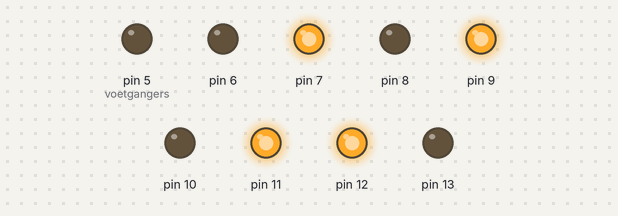
The sketch below on a simulated Arduino Uno, built with avr-gcc and run on an emulated ATmega328P. Shown: output pins drawn as LEDs (lit = HIGH).

Above: at 0.1 s.
At 5.7 s:
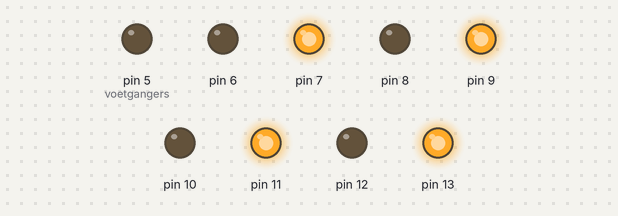
At 13.3 s:
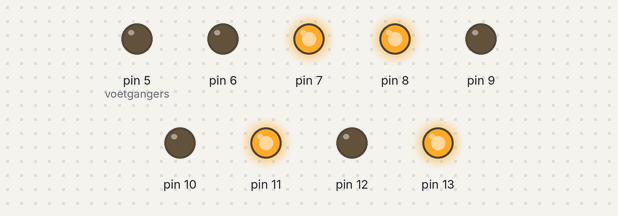
At 19.9 s:
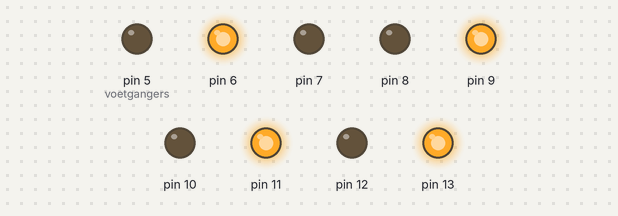
At 33.1 s:
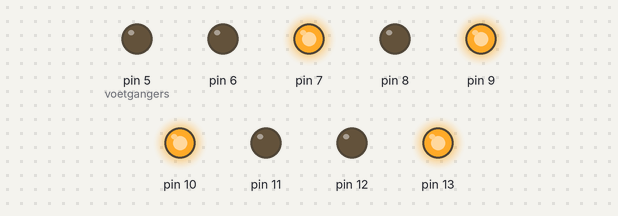
Timing chart, 0 to 40.0 s (numbered marks = the images above):
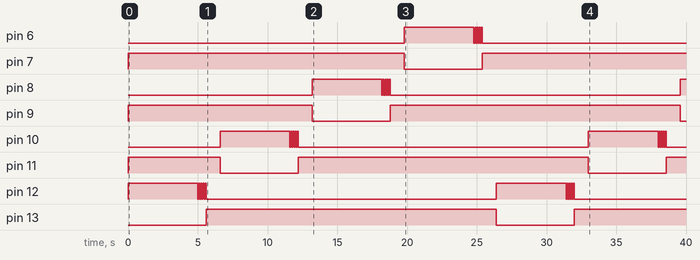

The sketch:

Basis_Opdracht-2_jan-STABLE.ino
```cpp
int routaltie;
int roulatie = 1;
void setup() {
  pinMode(13,OUTPUT);
  pinMode(12,OUTPUT);
  pinMode(11,OUTPUT);
  pinMode(10,OUTPUT);
  pinMode(9,OUTPUT);
  pinMode(8,OUTPUT);
  pinMode(7,OUTPUT);
  pinMode(6,OUTPUT);
  pinMode(5,OUTPUT); //voetgangers
  pinMode(2,INPUT); //stoplichtknop
  pinMode(1,INPUT); //voetgangersknop

  digitalWrite(13,HIGH);
  digitalWrite(11,HIGH);
  digitalWrite(9,HIGH);
  digitalWrite(7,HIGH);
}

void stopLicht(int hi){
  int lamp = 14 - (hi * 2);
  int rood = lamp+1;
  digitalWrite(rood,LOW);
  digitalWrite(lamp,HIGH);
  delay(5000);
  digitalWrite(lamp,LOW);
  delay(75);
  digitalWrite(lamp,HIGH);
  delay(75);
  digitalWrite(lamp,LOW);
  delay(75);
  digitalWrite(lamp,HIGH);
  delay(75);
  digitalWrite(lamp,LOW);
  delay(75);
  digitalWrite(lamp,HIGH);
  delay(75);
  digitalWrite(lamp,LOW);
  delay(75);
  digitalWrite(lamp,HIGH);
  delay(75);
  digitalWrite(lamp,LOW);
  digitalWrite(rood,HIGH);
}

void loop() {
  //bus();
  //voetganger();
  stopLicht(roulatie);
  delay(1000);
  ++roulatie;
  if (roulatie > 4){
    roulatie = 1;
  }
}
```

Measured:
- by itself, pin 7: HIGH → LOW at 19.8 s, → HIGH 5.6 s later
- by itself, pin 8: goes HIGH 5.0 s, 4 × (LOW 0.08 s, HIGH 0.08 s), LOW 20.8 s, then HIGH
- by itself, pin 9: HIGH → LOW at 13.2 s, → HIGH 5.6 s later, → LOW 20.8 s later
- by itself, pin 10, pin 12: goes HIGH 5.0 s, 4 × (LOW 0.08 s, HIGH 0.08 s), LOW 20.8 s, HIGH 5.0 s, 4 × (LOW 0.08 s, HIGH 0.08 s), then LOW
- by itself, pin 11: alternates HIGH for 20.8 s and LOW for 5.6 s
- by itself, pin 13: LOW → HIGH at 5.6 s, → LOW 20.8 s later, → HIGH 5.6 s later
